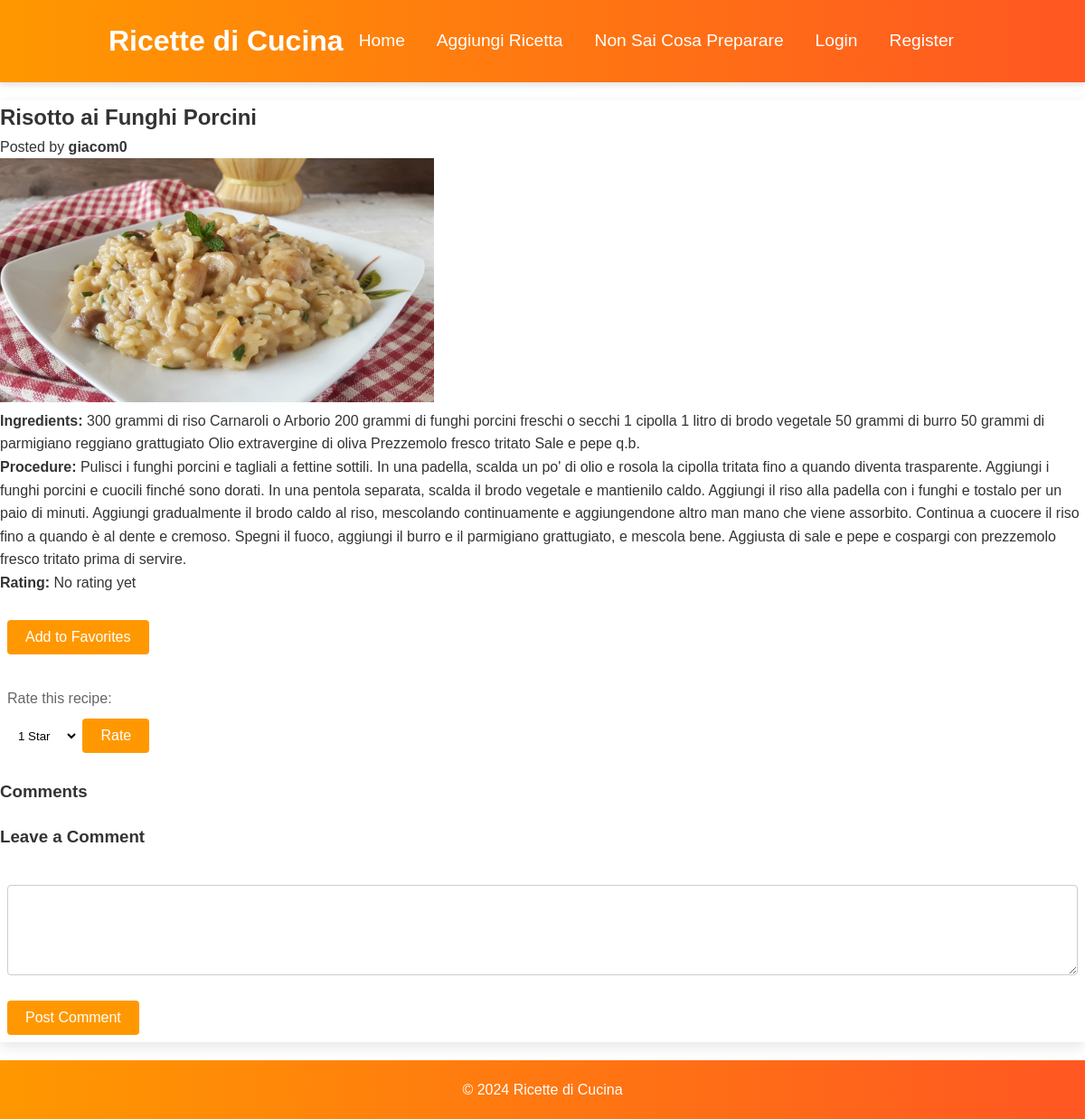
The app's page /recipe/7 with its own data.
### tables this page shows
CREATE TABLE recipe (
    id INTEGER PRIMARY KEY AUTOINCREMENT,
    name TEXT NOT NULL,
    ingredients TEXT NOT NULL,
    procedure TEXT NOT NULL,
    user_id INTEGER, image_path TEXT,
    FOREIGN KEY (user_id) REFERENCES user (id)
);

CREATE TABLE user (
    id INTEGER PRIMARY KEY AUTOINCREMENT,
    username TEXT UNIQUE NOT NULL,
    email TEXT UNIQUE NOT NULL,
    password_hash TEXT NOT NULL
);

### app.py (the view)
@app.route('/recipe/<int:recipe_id>')
def view_recipe(recipe_id):
    db = get_db()
    recipe_data = db.execute(
        'SELECT r.*, u.username AS user_name FROM recipe r '
        'JOIN user u ON r.user_id = u.id '
        'WHERE r.id = ?', (recipe_id,)
    ).fetchone()
    if recipe_data is None:
        flash('Recipe not found.', 'error')
        return redirect(url_for('index'))
    recipe = dict(recipe_data)
    comments = db.execute(
        'SELECT comment.*, user.username FROM comment '
        'JOIN user ON comment.user_id = user.id '
        'WHERE recipe_id = ? ORDER BY comment.created_at DESC',
        (recipe_id,)
    ).fetchall()
    rating_result = db.execute(
        'SELECT AVG(rating) as average_rating FROM rating '
        'WHERE recipe_id = ?',
        (recipe_id,)
    ).fetchone()
    if rating_result['average_rating'] is not None:
        recipe['average_rating'] = float(rating_result['average_rating'])
    else:
        recipe['average_rating'] = 0.0
    user_rating = None
    if 'user_id' in session:
        user_rating_query = db.execute(
            'SELECT rating FROM rating WHERE user_id = ? AND recipe_id = ?',
            (session['user_id'], recipe_id)
        ).fetchone()
        user_rating = user_rating_query['rating'] if user_rating_query else 0.0
    return render_template('recipe_view.html', recipe=recipe, comments=comments, user_rating = user_rating)

### app.py (called while the page is built)
def get_db():
    db_path = app.config['DATABASE']
    if '_database' not in g:
        g._database = sqlite3.connect(db_path)
        g._database.row_factory = sqlite3.Row
    return g._database

@app.teardown_appcontext
def close_connection(exception):
    db = g.pop('_database', None)
    if db is not None:
        db.close()

### templates/recipe_view.html (shortened to what this page needs)
{% extends "layout.html" %}
{% block content %}
<h2>{{ recipe.name }}</h2>
<p>Posted by <strong>{{ recipe.user_name }}</strong></p>
<img src="../{{ recipe.image_path }}" alt="Immagine del piatto" class="recipe-image">
<p><strong>Ingredients:</strong> {{ recipe.ingredients }}</p>
<p><strong>Procedure:</strong> {{ recipe.procedure }}</p>
<div class="rating-favorites">
    <div>
        <p><strong>Rating:</strong>
            {% if recipe.average_rating != 0.0 %}
                {{ recipe.average_rating|round(1) }} Stars
            {% else %}
                No rating yet
            {% endif %}
        </p>
        <div>
            <form action="{{ url_for('add_to_favorites', recipe_id=recipe.id) }}" method="post">
                <button type="submit">Add to Favorites</button>
            </form>
        </div>
        <form method="post" action="{{ url_for('rate_recipe', recipe_id=recipe.id) }}">
            <label for="rating">Rate this recipe:</label>
            <select name="rating" id="rating">
                {% for star in range(1, 6) %}
                    <option value="{{ star }}" {{ 'selected' if user_rating and star == user_rating }}> {{ star }} Star{{ 's' if star > 1 }}</option>
                {% endfor %}
            </select>
            <button type="submit">Rate</button>
        </form>
    </div>
</div>
<div class="comments">
    <h3>Comments</h3>
</div>
<section class="comments">
    <h3>Leave a Comment</h3>
    <form method="post" action="{{ url_for('submit_comment', recipe_id=recipe.id) }}">
        <textarea name="comment_text" required></textarea>
        <button type="submit">Post Comment</button>
    </form>
</section>
{% endblock %}

### static/style.css (style rules this page uses)
* { box-sizing: border-box; margin: 0; padding: 0; }
body, h1, h2, h3, p, form, ul, li { font-family: 'Helvetica Neue', Helvetica, Arial, sans-serif; }
body { line-height: 1.6; font-size: 16px; background-color: #fff; color: #333; }
h2 { color: #333; }
form { background: #ffffff; padding: 20px; margin-top: 20px; border: 1px solid #ddd; transition: transform 0.3s ease-in-out; }
form label { display: block; margin-bottom: 10px; color: #666; }
form input[type="text"], form input[type="email"], form input[type="password"], form textarea { width: 100%; padding: 10px; margin-bottom: 20px; border: 1px solid #ccc; }
form button { background-color: #ff9800; color: #ffffff; border: none; padding: 10px 20px; font-size: 1em; cursor: pointer; transition: background-color 0.3s; }
body, h1, h2, h3, p, form, ul, li { font-family: Arial, sans-serif; }
.recipe-image { max-width: 40%; height: auto; margin-right: 20px; }
.comments { margin-top: 20px; }
textarea { width: 100%; height: 100px; margin-top: 10px; padding: 8px; border: 1px solid #ccc; border-radius: 4px; }
select, input, button, form { padding: 8px; border: none; outline: none; background: none; color: inherit; cursor: pointer; border-radius: 4px; }
button { background: orange; color: white; }
select { background: white; color: black; }

### records on screen
recipe: name "Risotto ai Funghi Porcini", ingredients "300 grammi di riso Carnaroli o Arborio 200 grammi di funghi porcini freschi o secchi 1 cipolla 1 litro di brodo vegetale 50 grammi di burro 50 grammi di parmigiano reggiano grattugiato Olio extravergine di oliva Prezzemolo fresco tritato Sale e pepe q.b.", procedure "Pulisci i funghi porcini e tagliali a fettine sottili. In una padella, scalda un po' di olio e rosola la cipolla tritata fino a quando diventa trasparente. Aggiungi i funghi porcini e cuocili finché sono dorati. In una pentola separata, scalda il brodo vegetale e mantienilo caldo. Aggiungi il riso alla padella con i funghi e tostalo per un paio di minuti. Aggiungi gradualmente il brodo caldo al riso, mescolando continuamente e aggiungendone altro man mano che viene assorbito. Continua a cuocere il riso fino a quando è al dente e cremoso. Spegni il fuoco, aggiungi il burro e il parmigiano grattugiato, e mescola bene. Aggiusta di sale e pepe e cospargi con prezzemolo fresco tritato prima di…"
user: user_name "giacom0"

### other values on screen
form field rating "1 Star"
